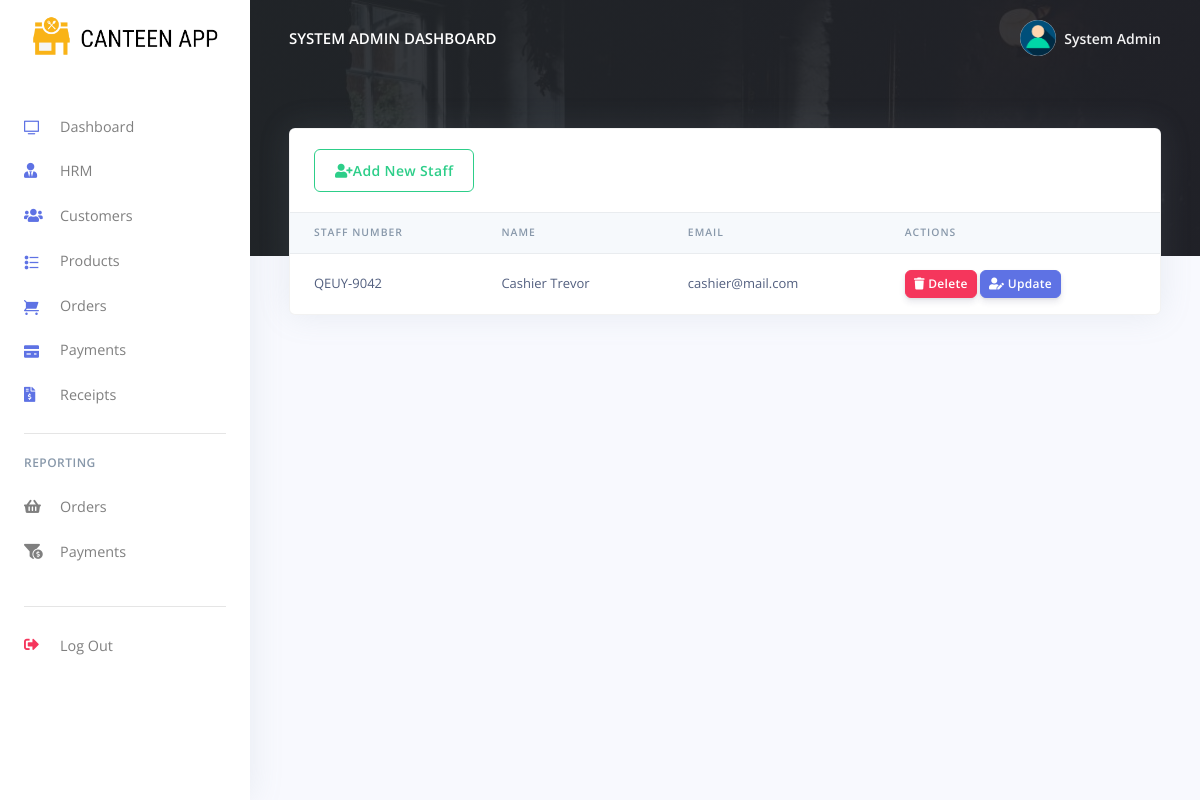
The page /admin/hrm.php (signed in) on the database as committed earlier.
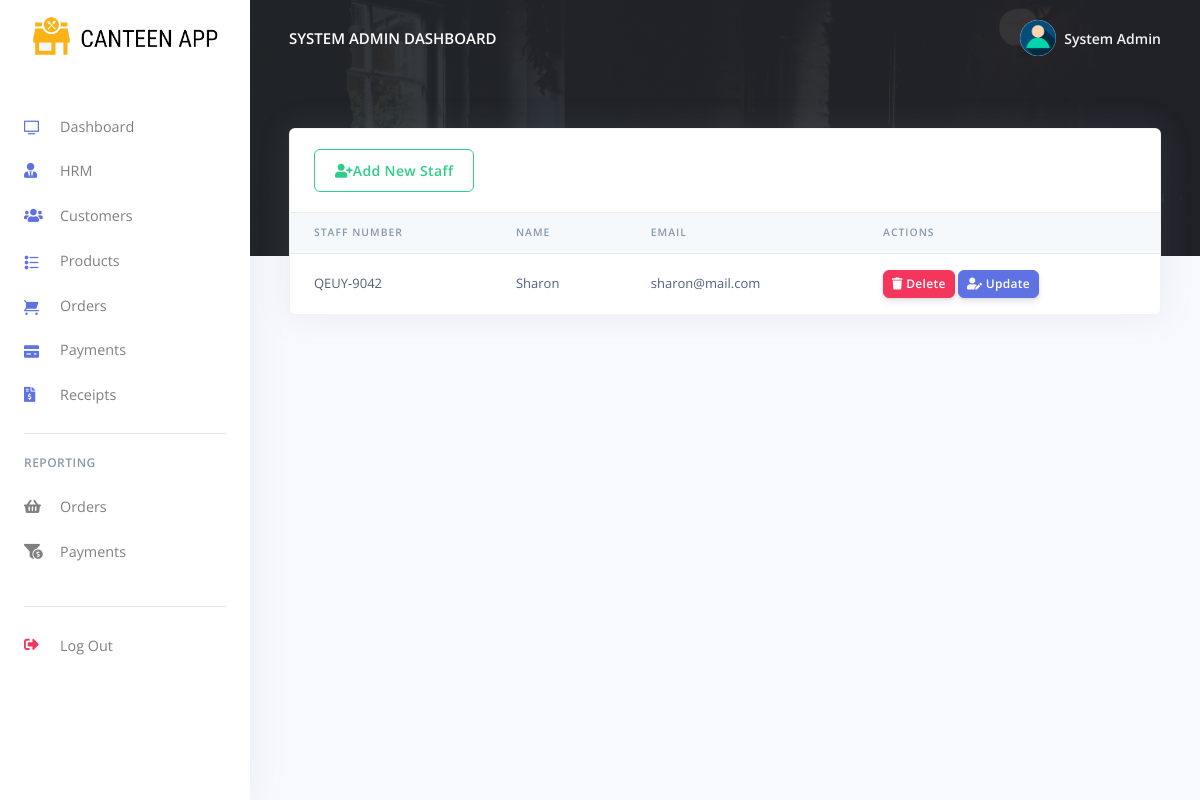
The same page on the database as committed later.
### tables this page shows
CREATE TABLE `rpos_staff` (
  `staff_id` int(20) NOT NULL,
  `staff_name` varchar(200) NOT NULL,
  `staff_number` varchar(200) NOT NULL,
  `staff_email` varchar(200) NOT NULL,
  `staff_password` varchar(200) NOT NULL,
  `created_at` timestamp(6) NOT NULL DEFAULT CURRENT_TIMESTAMP(6) ON UPDATE CURRENT_TIMESTAMP(6)
);

### admin/hrm.php (the view, shortened to what this page needs)
<?php
include('config/config.php');
require_once('partials/_head.php');
?>
<body>
  <?php
  require_once('partials/_sidebar.php');
  ?>
  <div class="main-content">
    <?php
    require_once('partials/_topnav.php');
    ?>
    <div class="container-fluid mt--8">
      <div class="row">
        <div class="col">
          <div class="card shadow">
            <div class="card-header border-0">
              <a href="add_staff.php" class="btn btn-outline-success"><i class="fas fa-user-plus"></i>Add New Staff</a>
            </div>
            <div class="table-responsive">
              <table class="table align-items-center table-flush">
                <thead class="thead-light">
                  <tr>
                    <th scope="col">Staff Number</th>
                    <th scope="col">Name</th>
                    <th scope="col">Email</th>
                    <th scope="col">Actions</th>
                  </tr>
                </thead>
                <tbody>
                  <?php
                  $ret = "SELECT * FROM  rpos_staff ";
                  $stmt = $mysqli->prepare($ret);
                  $stmt->execute();
                  $res = $stmt->get_result();
                  while ($staff = $res->fetch_object()) {
                  ?>
                    <tr>
                      <td><?php echo $staff->staff_number; ?></td>
                      <td><?php echo $staff->staff_name; ?></td>
                      <td><?php echo $staff->staff_email; ?></td>
                      <td>
                        <a href="hrm.php?delete=<?php echo $staff->staff_id; ?>">
                          <button class="btn btn-sm btn-danger">
                            <i class="fas fa-trash"></i>
                            Delete
                          </button>
                        </a>
                        <a href="update_staff.php?update=<?php echo $staff->staff_id; ?>">
                          <button class="btn btn-sm btn-primary">
                            <i class="fas fa-user-edit"></i>
                            Update
                          </button>
                        </a>
                      </td>
                    </tr>
                  <?php } ?>
                </tbody>
              </table>
            </div>
          </div>
        </div>
      </div>
      <?php
      require_once('partials/_footer.php');
      ?>
    </div>
  </div>
</body>
</html>

Rows that differ between the two databases and show on the page:
changed rpos_staff "QEUY-9042": staff_name "Cashier Trevor" → "Sharon"; staff_email "cashier@mail.com" → "sharon@mail.com"
